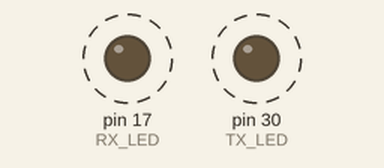
This sketch was run on a simulated Arduino Mega 2560, built with avr-gcc and run on an emulated ATmega2560. On the bench: output pins drawn as LEDs (lit = HIGH). Dashed ring = blinking.

Above: at 0.2 s.
Timing chart, 0 to 3.0 s (numbered marks = the images above):
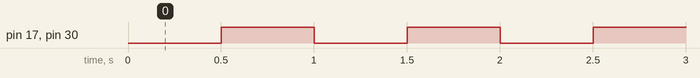

Measured:
- by itself, pin 17 (RX_LED), pin 30 (TX_LED): alternates HIGH for 0.50 s and LOW for 0.50 s

The sketch:

led_test.ino
```cpp
/*
 * Pro Micro LED Test
 * ------------------
 * The Pro Micro has two built-in LEDs:
 *   - RX LED on pin 17 (active LOW — write LOW to turn ON)
 *   - TX LED on pin 30 (active LOW)
 * The standard Blink example (pin 13) does NOT blink on Pro Micro.
 */

#define RX_LED 17
#define TX_LED 30

void setup() {
  pinMode(RX_LED, OUTPUT);
  pinMode(TX_LED, OUTPUT);
}

void loop() {
  // Both LEDs ON
  digitalWrite(RX_LED, LOW);
  digitalWrite(TX_LED, LOW);
  delay(500);

  // Both LEDs OFF
  digitalWrite(RX_LED, HIGH);
  digitalWrite(TX_LED, HIGH);
  delay(500);
}
```
